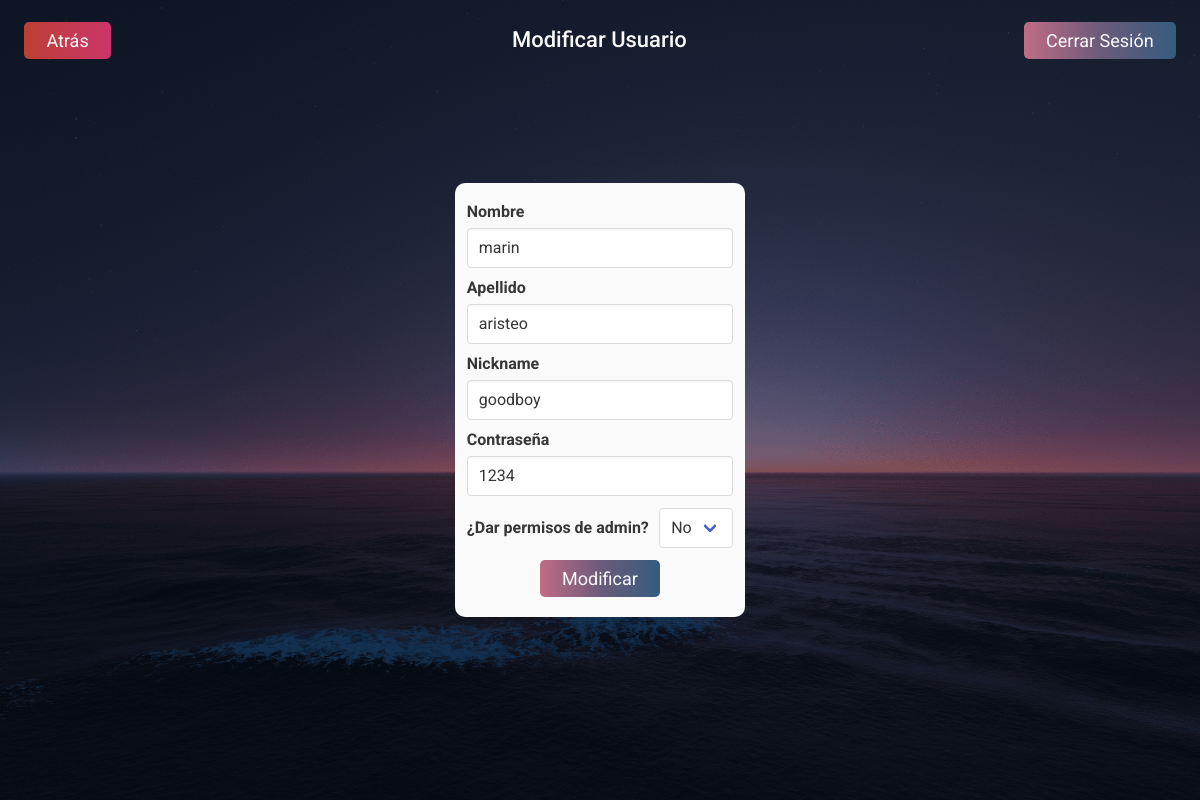
The app's page /mod_usuarios.php?id=2 (signed in) with its own data.
### tables this page shows
create table usuario(
  id int not null auto_increment primary key,
  nombre varchar(255) not null,
  apellido varchar(255) not null,
  nickname varchar(100) not null,
  contrasena varchar(50) not null,
  is_admin boolean not null
);

### mod_usuarios.php (the view, shortened to what this page needs)
<?php
  $database = new Connection();
  $db = $database->open();
?>
<?php
    if (!isset($_GET['id']) && !isset($_POST['id'])) {
      $idUsuario = $_SESSION['actualID'];
    } else {
      $idUsuario = array_key_exists("id", $_GET) ? $_GET['id']: $_POST['id'];
    }
    try {
      $consulta = "SELECT * FROM usuario WHERE id='$idUsuario'";
      $datos = $db->query( $consulta);
      $result = $datos->fetchALL();
      $nombreid = $result[0]["nombre"];
      $apellidoid = $result[0]["apellido"];
      $nicknameid = $result[0]["nickname"];
      $contraid = $result[0]["contrasena"];
      $adminid = $result[0]["is_admin"];
      if($adminid == 1){
        $value1 = 1;
        $var1 = "Sí";
        $value2 = 0;
        $var2 = "No";
      } else{
        $value1 = 0;
        $var1 = "No";
      }
    } catch (Exception $e) {
      echo "<SCRIPT> alert('Algo salió mal'); document.location=('lista_usuarios.php'); </SCRIPT>";
    }
?>
<!DOCTYPE html>
<html lang="es">
  <head>
    <link rel="stylesheet" href="https://cdn.jsdelivr.net/npm/bulma@0.9.4/css/bulma.min.css">
    <link rel="stylesheet" type="text/css" href="public/css/reset.css">
    <link rel="stylesheet" type="text/css" href="public/css/lista-prestamos/lista-prestamos.css">
    <link rel="stylesheet" type="text/css" href="public/css/lista-prestamos/header.css">
    <link rel="stylesheet" type="text/css" href="public/css/mod-dispositivos/mod-dispositivos.css">
  </head>
  <body>
    <div class="container-main">
      <header>
        <div class="title-wrapper f-start">
            <span>
                <button type="button" class="btn-atras mrgn-left" onclick="location.href='lista_usuarios.php'">Atrás</button>
            </span>
        </div>
        <div class="title-wrapper f-center">
            <span class="t-medium">
                Modificar Usuario
            </span>
        </div>
        <div class="title-wrapper f-end">
            <span>
                <button type="button" class="btn-salir mrgn-right" onclick="location.href='logout.php'">Cerrar Sesión</button>
            </span>
        </div>
      </header>
      <main>
        <div class="loans-container scrollbar f-center">
          <div class="add-card">
            <form method="POST" action="<?php echo $_SERVER['PHP_SELF'];?>">
              <div class="field">
                <label class="label">Nombre</label>
                <div class="control">
                  <input class="input" type="text"name="nombre_usuario" placeholder="Nombre" value="<?=$nombreid?>">
                </div>
              </div>
              <div class="field">
                <label class="label">Apellido</label>
                <div class="control">
                  <input class="input" type="text" name="apellido_usuario" placeholder="Apellido" value="<?=$apellidoid?>">
                </div>
              </div>
              <div class="field">
                <label class="label">Nickname</label>
                <div class="control">
                  <input class="input" type="text" name="nickname_usuario" placeholder="Nickname" value="<?=$nicknameid?>">
                </div>
              </div>
              <div class="field">
                <label class="label">Contraseña</label>
                <div class="control">
                  <input class="input" type="text" name="contra_usuario" placeholder="Contraseña" value="<?=$contraid?>">
                </div>
              </div>
              <div class="field control-selector">
                <label class="label" style="margin: 0;">¿Dar permisos de admin?</label>
                <div class="control">
                  <div class="select">
                    <select name="is_admin">
                      <option value="<?=$value1?>"><?=$var1?></option>
                    </select>
                  </div>
                </div>
              </div>
              <div class="f-center">
                <input class="btn-salir" type="submit" value="Modificar" name="add_device">
              </div>
            </form>
          </div>
        </div>
      </main>
    </div>
  </body>
</html>

### public/css/lista-prestamos/lista-prestamos.css (style rules this page uses)
* { font-family: 'Roboto', sans-serif !important; font-size: 16px; color: #212121; }
html { overflow-y: hidden !important; }
.container-main { display: grid; grid-template-rows: 10vh 1fr; height: 100vh; background-color: #fafafa; }
.container-main main { display: grid; grid-template-rows: 80vh 1fr; font-size: 16px; font-family: 'Roboto', sans-serif; }
.label { font-family: 'Roboto', sans-serif !important; }
.add-card { background-color: #fafafa; border-radius: 10px; width: 24.2vw; padding: 1.3rem .75rem; }
.control-selector { display: flex; align-items: center; justify-content: space-between; flex-flow: nowrap; }
.loans-container { overflow: auto; padding: 0 2rem; }

### public/css/lista-prestamos/header.css (style rules this page uses)
header { display: grid; grid-template-columns: repeat(2, 33.3%) 1fr; }
.title-wrapper { font-size: 22px; font-family: 'Roboto', sans-serif; }
.btn-salir { font-size: 18px; border-radius: 5px; color: #fafafa; border: 0; padding: .5rem 1.4rem; background: #8e2de2; background: -webkit-linear-gradient(to right, #8e2de2, #4a00e0); background: linear-gradient(to right, #8e2de2, #4a00e0); }
.btn-atras { font-size: 18px; border-radius: 5px; color: #fafafa; border: 0; padding: .5rem 1.4rem; background: #CB356B; background: -webkit-linear-gradient(to right, #BD3F32, #CB356B); background: linear-gradient(to right, #BD3F32, #CB356B); }
.t-medium { font-family: 'Roboto', sans-serif; font-weight: 500; color: #fafafa; }
.f-center { display: flex; align-items: center; justify-content: center; }
.f-end { display: flex; align-items: center; justify-content: flex-end; }
.f-start { display: flex; align-items: center; justify-content: flex-start; }
.mrgn-right { margin-right: 1.5rem; }
.mrgn-left { margin-left: 1.5rem; }

### mod_usuarios.php (style rules this page uses)
.container-main { background: linear-gradient(0deg, rgba(0, 0, 0, 0.5), rgba(0, 0, 0, 0.5)), url("./images/ocean.png"); background-size: cover; background-repeat: no-repeat; background-position: center; background-attachment: fixed; }
.btn-salir { background: #355C7D; background: -webkit-linear-gradient(to right, #C06C84, #6C5B7B, #355C7D); background: linear-gradient(to right, #C06C84, #6C5B7B, #355C7D); }

### records on screen
usuario: nombre_usuario "marin", apellido_usuario "aristeo", nickname_usuario "goodboy", contra_usuario "1234", is_admin "No"
